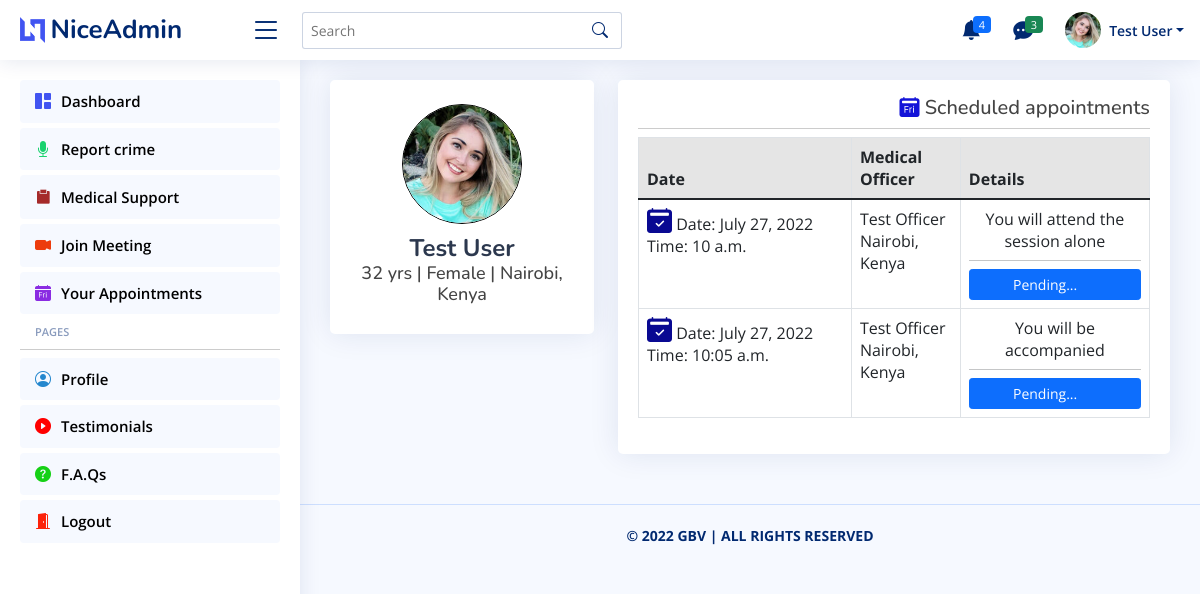
The app's page /your-scheduled-sessions/ (signed in) with its own data.
### users/models.py (models this page shows, shortened)
class UserProfile(models.Model):
    id = models.CharField(primary_key=True, unique=True, max_length=12, editable=False)
    reg_user = models.OneToOneField(User, on_delete=models.CASCADE, editable=False)
    profile_pic = models.ImageField(upload_to='UserDps/', default='default.jpg')
    gender = models.CharField(max_length=10, blank=False)
    location = models.CharField(max_length=50, blank=False)
    dob = models.DateField(null=True)
    age = models.PositiveIntegerField(default=0)
    phone_no = models.CharField(max_length=15, blank=False)
    marital_status = models.CharField(max_length=15, blank=False)
    created = models.DateTimeField(auto_now_add=True)
    edited = models.DateTimeField(auto_now=True)
    class Meta:
        verbose_name_plural = 'User Profiles'
        ordering = ['reg_user']

class UserAppointment(models.Model):
    id = models.CharField(max_length=8, editable=False, primary_key=True)
    patient = models.ForeignKey(UserProfile, on_delete=models.CASCADE, editable=False)
    medic = models.CharField(max_length=150)
    appointment_date = models.DateField(blank=False)
    appointment_time = models.TimeField(blank=False)
    type_session = models.CharField(max_length=20, blank=False)
    duration = models.CharField(max_length=50, blank=False)
    company = models.CharField(max_length=10, blank=False)
    scheduled = models.DateTimeField(auto_now_add=True)
    edited = models.DateTimeField(auto_now=True)
    class Meta:
        verbose_name_plural = 'Appointments'
        ordering = ['scheduled']

### users/views.py (the view)
# urls.py: path('your-scheduled-sessions/', views.scheduled_apppointments_view, name='user_sessions'),
@login_required(login_url='user_login')
def scheduled_apppointments_view(request):
    user_scheduled_sessions = UserAppointment.objects.filter(patient=request.user.userprofile).order_by('scheduled')
    context = {'sessions': user_scheduled_sessions}
    return render(request, 'users/sessions.html', context)

### users/templates/users/sessions.html (shortened to what this page needs)
{% extends 'users/base.html' %}{% block title %}Your Appointments{% endblock %}
    {% block content %}
    <main class="main" id="main">
        <section class="section profile">
            <div class="row">
                <div class="col-xl-4">
                    <div class="card">
						<div class="card-body profile-card pt-4 d-flex flex-column align-items-center">
							<img src="{{user.userprofile.profile_pic.url}}" alt="Profile" class="rounded-circle" style="border: 1px solid black">
							<h2 class="text-center">{{user.userprofile.reg_user|title}}</h2>
							<h3 class="text-center">{{user.userprofile.age|default:"Age"}} yrs | {{user.userprofile.gender|default:"Gender"}} | {{user.userprofile.location|default:"Location"}}</h3>
						</div>
					</div>
                </div>
                <div class="col-xl-8">
                    <div class="card">
                        <div class="card-body pt-3">
                            <h5 class="text-end mb-0"><i class="bi bi-calendar2-day-fill" style="color: rgb(19, 19, 216);"></i> Scheduled appointments</h5><hr class="dropdown-divider">
                            <div class="table-responsive-sm">
                                <table class="table table-bordered">
                                    <thead>
                                        <tr class="table-active">
                                            <th>Date</th>
                                            <th>Medical Officer</th>
                                            <th>Details</th>
                                        </tr>
                                    </thead>
                                    <tbody>
                                        {% for session in sessions %}
                                        <tr>
                                            <td class="col-md-5 pull-sm-10"><i class="bi bi-calendar2-check-fill" style="color: rgb(9, 9, 146); font-size: 25px;"></i> Date: {{ session.appointment_date }} <br>Time: {{ session.appointment_time}}</td>
                                            <td>{{ session.medic }}<br>{{ session.patient.location }}</td>
                                            <td class="text-center">
                                                {% if session.company == 'Yes' %}You will be accompanied
                                                {% else %}You will attend the session alone{% endif %}
                                                {% if session.status %}{{ session.status }}{% else %}
                                                <hr class="dropdown-divider"><button class="btn btn-primary btn-sm pr-1 pl-1 w-100">Pending... </small>
                                              {% endif %}
                                            </td>
                                        </tr>
                                        {% empty %}
                                        <tr><td colspan="3">No appointemnts available</td></tr>
                                        {% endfor %}
                                    </tbody>
                                </table>
                            </div>
                        </div>
                    </div>
                </div>
            </div>
        </section>
    </main>
    {% endblock %}

### users/templates/users/base.html (shortened to what this page needs)
{% load static %}
    <link href="{% static 'bootstrap/css/bootstrap.min.css' %}" rel="stylesheet">
    <link href="{% static 'bootstrap-icons/bootstrap-icons.css' %}" rel="stylesheet">
    <link href="{% static 'remixicon/remixicon.css' %}" rel="stylesheet">
    <link href="{% static 'style.css' %}" rel="stylesheet">
    <header id="header" class="header fixed-top d-flex align-items-center">
        <div class="d-flex align-items-center justify-content-between">
            {% if user.is_authenticated %}<a href="{% url 'user_homepage' %}" class="logo d-flex align-items-center">
                <img src="{% static 'logo.png' %}" alt="logo">
                <span class="d-none d-lg-block">NiceAdmin</span>
            </a>{% else %}<a href="{% url 'user_login' %}" class="logo d-flex align-items-center"><img src="{% static 'logo.png' %}" alt="logo"><span class="d-none d-lg-block">NiceAdmin</span></a>{% endif %}
            {% if user.is_authenticated %}<i class="bi bi-list toggle-sidebar-btn"></i>{% endif %}
        </div>
        {% if user.is_authenticated %}
        <div class="search-bar">
            <form class="search-form d-flex align-items-center mt-3" method="GET" action="#">
                <input type="text" name="query" placeholder="Search" title="Enter search keyword">
                <button type="submit" title="Search"><i class="bi bi-search"></i></button>
            </form>
        </div>
        <nav class="header-nav ms-auto">
            <ul class="d-flex align-items-center">
                <li class="nav-item dropdown">
                <a class="nav-link nav-icon" href="#" data-bs-toggle="dropdown">
                    <i class="bi bi-bell-fill"></i>
                    <span class="badge bg-primary badge-number">4</span>
                </a>
                </li>
                <li class="nav-item dropdown">
                    <a class="nav-link nav-icon" href="#" data-bs-toggle="dropdown">
                        <i class="bi bi-chat-dots-fill"></i>
                        <span class="badge bg-success badge-number">3</span>
                    </a>
                </li>
                <li class="nav-item dropdown pe-3">
                    <a class="nav-link nav-profile d-flex align-items-center pe-0" href="#" data-bs-toggle="dropdown">
                        <img src="{{user.userprofile.profile_pic.url}}" alt="Profile" class="rounded-circle">
                        <span class="d-none d-md-block dropdown-toggle ps-2">{{user.userprofile.reg_user|title}}</span>
                    </a>
                </li>
            </ul>
        </nav>
        {% endif %}
    </header>
    {% if user.is_authenticated %}
    <aside id="sidebar" class="sidebar">
        <ul class="sidebar-nav" id="sidebar-nav">
            <li class="nav-item">
                <a class="nav-link" href="{% url 'user_homepage' %}">
                    <i class="bi bi-grid-1x2-fill"></i>
                    <span>Dashboard</span>
                </a>
            </li>
            <li class="nav-item">
                <a class="nav-link" href="">
                    <i class="bi bi-mic-fill"></i><span>Report crime</span>
                </a>
            </li>
            <li class="nav-item">
                <a class="nav-link" href="{% url 'medic' %}">
                    <i class="ri-clipboard-fill"></i><span>Medical Support</span>
                </a>
            </li>
            <li class="nav-item">
                <a class="nav-link" href="">
                    <i class="bi bi-camera-video-fill"></i><span>Join Meeting</span>
                </a>
            </li>
            <li class="nav-item">
                <a class="nav-link" href="{% url 'user_sessions' %}">
                    <i class="bi bi-calendar-day-fill"></i><span>Your Appointments</span>
                </a>
            </li>
            <li class="nav-heading">Pages</li><hr class="dropdown-divider">
            <li class="nav-item">
                <a class="nav-link" href="{% url 'user_profile' %}">
                    <i class="bi bi-person-circle"></i>
                    <span>Profile</span>
                </a>
            </li>
            <li class="nav-item">
                <a class="nav-link" href="{% url 'testimonials' %}">
                    <i class="bi bi-play-circle-fill"></i>
                    <span>Testimonials</span>
                </a>
            </li>
            <li class="nav-item">
                <a class="nav-link" href="{% url 'faq' %}">
                    <i class="bi bi-question-circle-fill"></i>
                    <span>F.A.Qs</span>
                </a>
            </li>
            <li class="nav-item">
                <a class="nav-link" href="{% url 'logout_user' %}">
                    <i class="bi bi-door-open-fill"></i>
                    <span>Logout</span>
                </a>
            </li>
        </ul>
    </aside>
    {% endif %}
    {% block content %}
    {% endblock %}
    {% if user.is_authenticated %}
    <footer id="footer" class="footer">
        <div class="copyright">
            <strong>&copy; 2022 <span>GBV</span> | ALL RIGHTS RESERVED</strong>
        </div>
    </footer>
    {% else %}
    <footer class="footer">
        <div class="copyright">
            <strong>&copy; 2022 <span>GBV</span> | ALL RIGHTS RESERVED</strong>
        </div>
    </footer>
    {% endif %}

### static/css/style.css (style rules this page uses)
a { color: #4154f1; text-decoration: none; }
h1, h2, h3, h4, h5, h6 { font-family: "Nunito", sans-serif; }
#main { margin-top: 60px; padding: 20px 30px; transition: all 0.3s; }
.card { margin-bottom: 30px; border: none; border-radius: 5px; box-shadow: 0px 0 30px rgba(1, 41, 112, 0.1); }
.card-body { padding: 0 20px 20px 20px; }
.logo { line-height: 1; }
@media (min-width: 1200px) { .logo { width: 220px; } }
.logo img { max-height: 26px; margin-right: 6px; }
.logo span { font-size: 26px; font-weight: 700; color: #012970; font-family: "Nunito", sans-serif; }
.header { transition: all 0.5s; z-index: 997; height: 60px; box-shadow: 0px 2px 20px rgba(1, 41, 112, 0.1); background-color: #fff; padding-left: 20px; }
.header .toggle-sidebar-btn { font-size: 32px; padding-left: 10px; cursor: pointer; color: #012970; }
.header .search-bar { min-width: 360px; padding: 0 20px; }
.header .search-form { width: 100%; }
.header .search-form input { border: 0; font-size: 14px; color: #012970; border: 1px solid rgba(1, 41, 112, 0.2); padding: 7px 38px 7px 8px; border-radius: 3px; transition: 0.3s; width: 100%; }
.header .search-form button { border: 0; padding: 0; margin-left: -30px; background: none; }
.header .search-form button i { color: #012970; }
.header-nav ul { list-style: none; }
.header-nav > ul { margin: 0; padding: 0; }
.header-nav .nav-icon { font-size: 20px; color: #012970; }
.header-nav .nav-profile { color: #012970; }
.header-nav .nav-profile img { max-height: 36px; }
.header-nav .nav-profile span { font-size: 14px; font-weight: 600; }
.header-nav .badge-number { position: absolute; inset: 4px 6px auto auto; font-weight: normal; font-size: 11px; padding: 3px 6px; }
.sidebar { position: fixed; top: 60px; left: 0; bottom: 0; width: 300px; z-index: 996; transition: all 0.3s; padding: 20px; overflow-y: auto; scrollbar-width: thin; scrollbar-color: #aab7cf transparent; box-shadow: 0px 0px 20px rgba(1, 41, 112, 0.1); background-color: #fff; }
@media (min-width: 1200px) { #main, #footer { margin-left: 300px; } }
.sidebar-nav { padding: 0; margin: 0; list-style: none; }
.sidebar-nav li { padding: 0; margin: 0; list-style: none; }
.sidebar-nav .nav-item { margin-bottom: 5px; }
.sidebar-nav .nav-heading { font-size: 11px; text-transform: uppercase; color: #899bbd; font-weight: 600; margin: 10px 0 5px 15px; }
.sidebar-nav .nav-link { display: flex; align-items: center; font-size: 15px; font-weight: 600; color: black; transition: 0.3; background: #f6f9ff; padding: 10px 15px; border-radius: 4px; }
.sidebar-nav .nav-link i { font-size: 16px; margin-right: 10px; color: #4154f1; }
.sidebar-nav .nav-link .bi-mic-fill { color: #18d26e; }
.sidebar-nav .nav-link .ri-clipboard-fill { color: brown; }
.sidebar-nav .nav-link .bi-camera-video-fill { color: #ed3c0d }
.sidebar-nav .nav-link .bi-calendar-day-fill { color: blueviolet; }
.sidebar-nav .nav-link .bi-person-circle { color: #2487ce; }
.sidebar-nav .nav-link .bi-play-circle-fill { color: red; }
.sidebar-nav .nav-link .bi-question-circle-fill { color: rgb(22, 209, 22); }
.sidebar-nav .nav-link .bi-door-open-fill { color: rgb(252, 34, 10); }
.profile .profile-card img { height: 120px; width: 120px; }
.profile .profile-card h2 { font-size: 24px; font-weight: 700; color: #2c384e; margin: 10px 0 0 0; }
.profile .profile-card h3 { font-size: 18px; }
.footer { padding: 20px 0; font-size: 14px; transition: all 0.3s; border-top: 1px solid #cddfff; }
.footer .copyright { text-align: center; color: #012970; }

### records on screen
UserAppointment: appointment_date "July 27, 2022", appointment_time "10 a.m.", medic "Test Officer", patient.location "Nairobi, Kenya", company "You will attend the session alone"
UserAppointment: appointment_date "July 27, 2022", appointment_time "10:05 a.m.", medic "Test Officer", patient.location "Nairobi, Kenya", company "You will be accompanied"

### other values on screen
{{ user.userprofile.reg_user|title }} "Test User"
{{ user.userprofile.age|default:"Age" }} "32"
{{ user.userprofile.gender|default:"Gender" }} "Female"
{{ user.userprofile.location|default:"Location" }} "Nairobi, Kenya"
